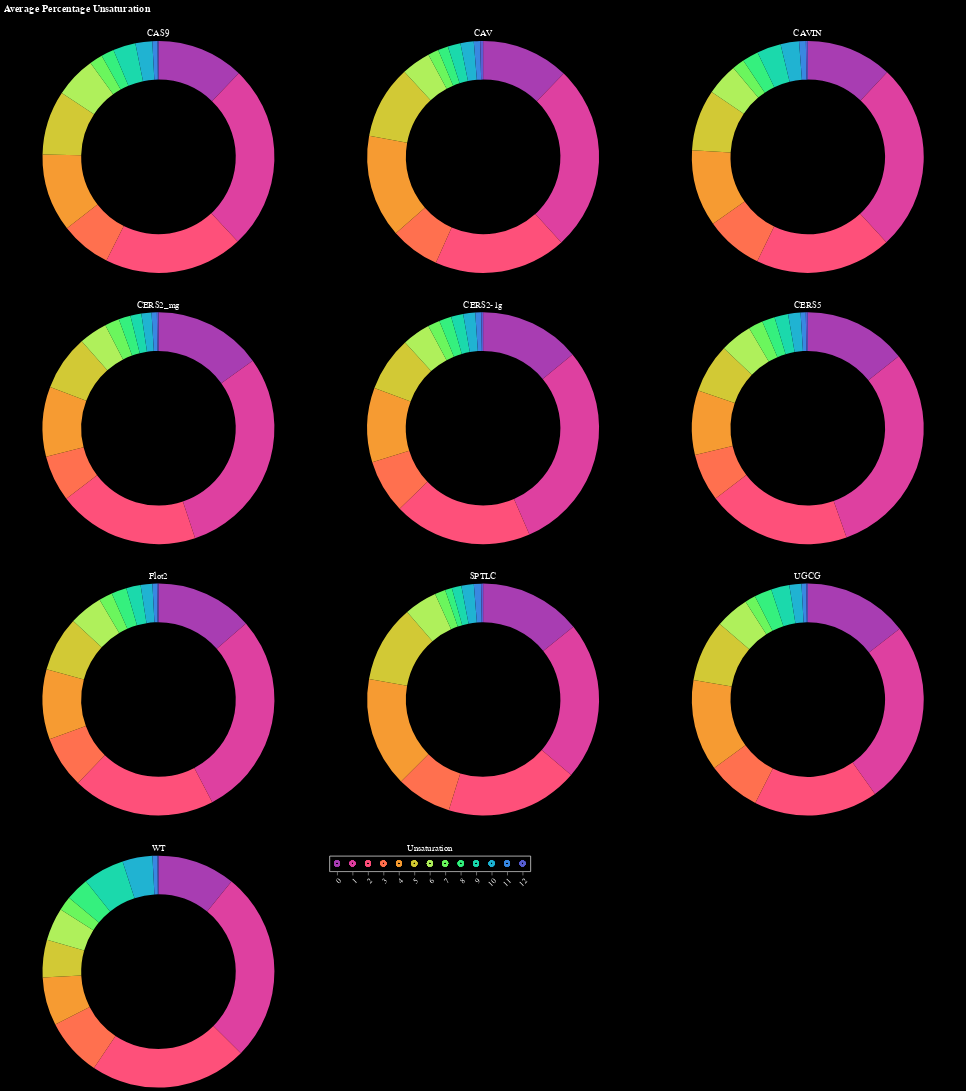

Notebook code cell kept with this figure:
### Code cell
chart_list = []

# create selection tool
click = alt.selection_point(fields=['Unsaturation'])

# create head group legend
unsat = alt.Chart(u_long).mark_point().encode(
    x=alt.X('Unsaturation:O').axis(labelAngle=-45),
    color=alt.condition(click, 'Unsaturation', alt.value('lightgray')),
    ).add_params(click).properties(title={'text':[], 'subtitle':'Unsaturation', 'subtitleColor':'white'})

for ptn in u_long['Mutation'].unique():
    source = u_long[u_long['Mutation'] == ptn]
    
    donut = alt.Chart(source).mark_arc(innerRadius=100).encode(
        theta='mean(Percentage):Q',
        color=alt.condition(click, 'Unsaturation:O', alt.value('lightgray'), scale=alt.Scale(scheme='rainbow'), legend=None),
        opacity = alt.condition(click, alt.value(1), alt.value(0.1)),
        tooltip=['Unsaturation', 'mean(Percentage)']
    ).add_params(click).properties(
        width=400,
        title={'text':[], 'subtitle':ptn, 'subtitleColor':'white'}
    )
    
    chart_list.append(donut)
    
d = alt.hconcat(*chart_list[:3]) & alt.hconcat(*chart_list[3:6]) & alt.hconcat(*chart_list[6:9]) & (chart_list[9] | unsat)
d = d.properties(title=alt.Title('Average Percentage Unsaturation', color='white')).configure(background='black').configure_axis(labelColor='white')
d
